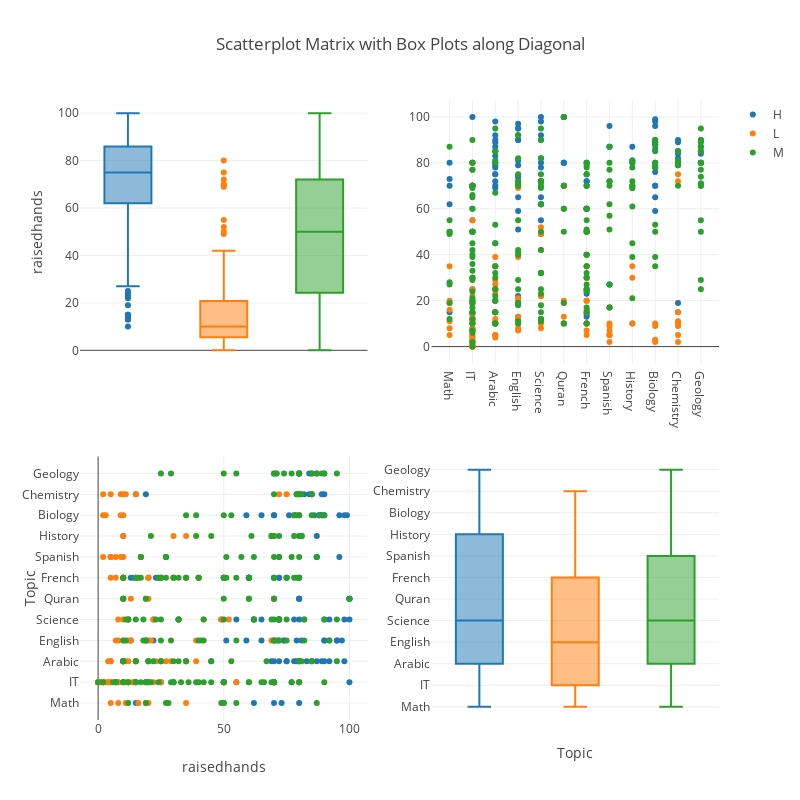

The notebook cell this image was saved under:
### Code cell
ScatterPlotMatrix()

### Figure 1 — Plotly figure (JSON) as saved in the notebook; plotly's stock layout.template omitted (floating-point values rounded to 4 significant figures; data arrays with more than 128 entries replaced by an {"elided": "..."} marker saying what was removed)
{"data": [{"marker": {"color": "rgb(31, 119, 180)"}, "name": null, "showlegend": false, "type": "box", "xaxis": "x1", "y": {"elided": "142 int values"}, "yaxis": "y1"}, {"marker": {"color": "rgb(255, 127, 14)"}, "name": null, "showlegend": false, "type": "box", "xaxis": "x1", "y": [10, 30, 35, 5, 20, 2, 0, 8, 25, 4, 2, 8, 12, 10, 8, 0, 14, 10, 20, 7, 20, 39, 12, 16, 19, 5, 21, 0, 13, 22, 11, 12, 13, 8, 8, 7, 1, 19, 3, 5, 4, 80, 2, 1, 0, 2, 25, 11, 0, 0, 0, 12, 55, 12, 70, 7, 0, 12, 10, 19, 10, 10, 22, 20, 20, 10, 50, 10, 23, 15, 27, 29, 7, 17, 5, 2, 5, 5, 9, 12, 52, 22, 70, 19, 39, 69, 10, 49, 42, 10, 22, 10, 30, 10, 30, 40, 35, 10, 15, 20, 15, 5, 7, 10, 5, 10, 35, 10, 12, 11, 10, 4, 5, 2, 3, 10, 9, 10, 11, 75, 72, 15, 9, 2, 5, 30, 35], "yaxis": "y1"}, {"marker": {"color": "rgb(44, 160, 44)"}, "name": null, "showlegend": false, "type": "box", "xaxis": "x1", "y": {"elided": "211 int values"}, "yaxis": "y1"}, {"marker": {"color": "rgb(31, 119, 180)", "size": 6}, "mode": "markers", "name": "H", "showlegend": true, "type": "scatter", "x": {"elided": "142 str values"}, "xaxis": "x2", "y": {"elided": "142 int values"}, "yaxis": "y2"}, {"marker": {"color": "rgb(255, 127, 14)", "size": 6}, "mode": "markers", "name": "L", "showlegend": true, "type": "scatter", "x": ["IT", "IT", "Math", "IT", "Math", "IT", "IT", "IT", "Arabic", "IT", "IT", "English", "Science", "English", "Science", "IT", "IT", "IT", "Quran", "English", "English", "English", "English", "Math", "Math", "Math", "English", "IT", "English", "IT", "Math", "IT", "Quran", "Math", "IT", "IT", "IT", "IT", "IT", "IT", "IT", "IT", "IT", "IT", "IT", "IT", "IT", "IT", "IT", "IT", "IT", "IT", "IT", "IT", "IT", "IT", "IT", "IT", "Quran", "Quran", "Quran", "Spanish", "Science", "French", "French", "French", "French", "Arabic", "Arabic", "Arabic", "Arabic", "Arabic", "Spanish", "Spanish", "Spanish", "Spanish", "Spanish", "Spanish", "Spanish", "Science", "Science", "Science", "Quran", "English", "Arabic", "English", "History", "Science", "Science", "Science", "Science", "French", "French", "French", "French", "French", "French", "French", "French", "French", "French", "French", "French", "Arabic", "Arabic", "Arabic", "Arabic", "Arabic", "Arabic", "Arabic", "Arabic", "Arabic", "Arabic", "Biology", "Biology", "Biology", "Biology", "Chemistry", "Chemistry", "Chemistry", "Chemistry", "Chemistry", "Chemistry", "Chemistry", "Chemistry", "History", "History"], "xaxis": "x2", "y": [10, 30, 35, 5, 20, 2, 0, 8, 25, 4, 2, 8, 12, 10, 8, 0, 14, 10, 20, 7, 20, 39, 12, 16, 19, 5, 21, 0, 13, 22, 11, 12, 13, 8, 8, 7, 1, 19, 3, 5, 4, 80, 2, 1, 0, 2, 25, 11, 0, 0, 0, 12, 55, 12, 70, 7, 0, 12, 10, 19, 10, 10, 22, 20, 20, 10, 50, 10, 23, 15, 27, 29, 7, 17, 5, 2, 5, 5, 9, 12, 52, 22, 70, 19, 39, 69, 10, 49, 42, 10, 22, 10, 30, 10, 30, 40, 35, 10, 15, 20, 15, 5, 7, 10, 5, 10, 35, 10, 12, 11, 10, 4, 5, 2, 3, 10, 9, 10, 11, 75, 72, 15, 9, 2, 5, 30, 35], "yaxis": "y2"}, {"marker": {"color": "rgb(44, 160, 44)", "size": 6}, "mode": "markers", "name": "M", "showlegend": true, "type": "scatter", "x": {"elided": "211 str values"}, "xaxis": "x2", "y": {"elided": "211 int values"}, "yaxis": "y2"}, {"marker": {"color": "rgb(31, 119, 180)", "size": 6}, "mode": "markers", "name": "H", "showlegend": false, "type": "scatter", "x": {"elided": "142 int values"}, "xaxis": "x3", "y": {"elided": "142 str values"}, "yaxis": "y3"}, {"marker": {"color": "rgb(255, 127, 14)", "size": 6}, "mode": "markers", "name": "L", "showlegend": false, "type": "scatter", "x": [10, 30, 35, 5, 20, 2, 0, 8, 25, 4, 2, 8, 12, 10, 8, 0, 14, 10, 20, 7, 20, 39, 12, 16, 19, 5, 21, 0, 13, 22, 11, 12, 13, 8, 8, 7, 1, 19, 3, 5, 4, 80, 2, 1, 0, 2, 25, 11, 0, 0, 0, 12, 55, 12, 70, 7, 0, 12, 10, 19, 10, 10, 22, 20, 20, 10, 50, 10, 23, 15, 27, 29, 7, 17, 5, 2, 5, 5, 9, 12, 52, 22, 70, 19, 39, 69, 10, 49, 42, 10, 22, 10, 30, 10, 30, 40, 35, 10, 15, 20, 15, 5, 7, 10, 5, 10, 35, 10, 12, 11, 10, 4, 5, 2, 3, 10, 9, 10, 11, 75, 72, 15, 9, 2, 5, 30, 35], "xaxis": "x3", "y": ["IT", "IT", "Math", "IT", "Math", "IT", "IT", "IT", "Arabic", "IT", "IT", "English", "Science", "English", "Science", "IT", "IT", "IT", "Quran", "English", "English", "English", "English", "Math", "Math", "Math", "English", "IT", "English", "IT", "Math", "IT", "Quran", "Math", "IT", "IT", "IT", "IT", "IT", "IT", "IT", "IT", "IT", "IT", "IT", "IT", "IT", "IT", "IT", "IT", "IT", "IT", "IT", "IT", "IT", "IT", "IT", "IT", "Quran", "Quran", "Quran", "Spanish", "Science", "French", "French", "French", "French", "Arabic", "Arabic", "Arabic", "Arabic", "Arabic", "Spanish", "Spanish", "Spanish", "Spanish", "Spanish", "Spanish", "Spanish", "Science", "Science", "Science", "Quran", "English", "Arabic", "English", "History", "Science", "Science", "Science", "Science", "French", "French", "French", "French", "French", "French", "French", "French", "French", "French", "French", "French", "Arabic", "Arabic", "Arabic", "Arabic", "Arabic", "Arabic", "Arabic", "Arabic", "Arabic", "Arabic", "Biology", "Biology", "Biology", "Biology", "Chemistry", "Chemistry", "Chemistry", "Chemistry", "Chemistry", "Chemistry", "Chemistry", "Chemistry", "History", "History"], "yaxis": "y3"}, {"marker": {"color": "rgb(44, 160, 44)", "size": 6}, "mode": "markers", "name": "M", "showlegend": false, "type": "scatter", "x": {"elided": "211 int values"}, "xaxis": "x3", "y": {"elided": "211 str values"}, "yaxis": "y3"}, {"marker": {"color": "rgb(31, 119, 180)"}, "name": null, "showlegend": false, "type": "box", "xaxis": "x4", "y": {"elided": "142 str values"}, "yaxis": "y4"}, {"marker": {"color": "rgb(255, 127, 14)"}, "name": null, "showlegend": false, "type": "box", "xaxis": "x4", "y": ["IT", "IT", "Math", "IT", "Math", "IT", "IT", "IT", "Arabic", "IT", "IT", "English", "Science", "English", "Science", "IT", "IT", "IT", "Quran", "English", "English", "English", "English", "Math", "Math", "Math", "English", "IT", "English", "IT", "Math", "IT", "Quran", "Math", "IT", "IT", "IT", "IT", "IT", "IT", "IT", "IT", "IT", "IT", "IT", "IT", "IT", "IT", "IT", "IT", "IT", "IT", "IT", "IT", "IT", "IT", "IT", "IT", "Quran", "Quran", "Quran", "Spanish", "Science", "French", "French", "French", "French", "Arabic", "Arabic", "Arabic", "Arabic", "Arabic", "Spanish", "Spanish", "Spanish", "Spanish", "Spanish", "Spanish", "Spanish", "Science", "Science", "Science", "Quran", "English", "Arabic", "English", "History", "Science", "Science", "Science", "Science", "French", "French", "French", "French", "French", "French", "French", "French", "French", "French", "French", "French", "Arabic", "Arabic", "Arabic", "Arabic", "Arabic", "Arabic", "Arabic", "Arabic", "Arabic", "Arabic", "Biology", "Biology", "Biology", "Biology", "Chemistry", "Chemistry", "Chemistry", "Chemistry", "Chemistry", "Chemistry", "Chemistry", "Chemistry", "History", "History"], "yaxis": "y4"}, {"marker": {"color": "rgb(44, 160, 44)"}, "name": null, "showlegend": false, "type": "box", "xaxis": "x4", "y": {"elided": "211 str values"}, "yaxis": "y4"}], "layout": {"height": 800, "showlegend": true, "title": "Scatterplot Matrix with Box Plots along Diagonal", "width": 800, "xaxis1": {"anchor": "y1", "domain": [0, 0.45], "showticklabels": false}, "xaxis2": {"anchor": "y2", "domain": [0.55, 1]}, "xaxis3": {"anchor": "y3", "domain": [0, 0.45], "title": "raisedhands"}, "xaxis4": {"anchor": "y4", "domain": [0.55, 1], "showticklabels": false, "title": "Topic"}, "yaxis1": {"anchor": "x1", "domain": [0.575, 1], "title": "raisedhands"}, "yaxis2": {"anchor": "x2", "domain": [0.575, 1]}, "yaxis3": {"anchor": "x3", "domain": [0, 0.425], "title": "Topic"}, "yaxis4": {"anchor": "x4", "domain": [0, 0.425]}}}
